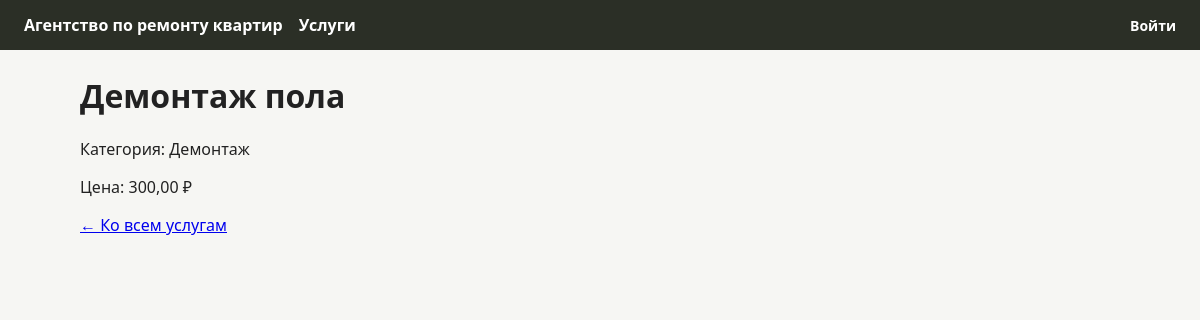
Page /services/2/ on the committed database.
### agency/models.py (models this page shows, shortened)
class Service(models.Model):
    category = models.ForeignKey(ServiceCategory, on_delete=models.PROTECT,
                                 related_name='services', verbose_name='Категория')
    name = models.CharField('Название', max_length=150)
    price = models.DecimalField('Цена', max_digits=10, decimal_places=2)
    image = models.ImageField('Изображение', upload_to='services/', blank=True)
    updated_at = models.DateTimeField('Изменено', auto_now=True)
    updated_by = models.ForeignKey(User, on_delete=models.SET_NULL, null=True, blank=True,
                                   related_name='+', verbose_name='Кто изменил')
    history = HistoricalRecords()
    class Meta:
        verbose_name = 'Услуга'
        verbose_name_plural = 'Услуги'
        ordering = ['category', 'name']

class ServiceCategory(models.Model):
    name = models.CharField('Название', max_length=100, unique=True)
    image = models.ImageField('Изображение', upload_to='categories/', blank=True)
    class Meta:
        verbose_name = 'Категория услуг'
        verbose_name_plural = 'Категории услуг'
        ordering = ['name']
    def __str__(self):
        return self.name

### agency/views.py (the view)
# urls.py: path('services/<int:pk>/', views.service_detail, name='service_detail'),
def service_detail(request, pk):
    service = get_object_or_404(Service, pk=pk)
    return render(request, 'agency/service_detail.html', {'service': service})

### agency/templates/agency/service_detail.html (shortened to what this page needs)
{% extends 'base.html' %}
{% block content %}
  <h1>{{ service.name }}</h1>
  <p>Категория: {{ service.category }}</p>
  <p>Цена: {{ service.price }} ₽</p>
  <p><a href="{% url 'agency:service_list' %}">← Ко всем услугам</a></p>
{% endblock %}

### templates/base.html (style rules this page uses)
body { font-family:system-ui,sans-serif;margin:0;color:#222;background:#f6f6f3 }

### rows in the picture
Service: name "Демонтаж пола", category "Демонтаж", price "300,00"
